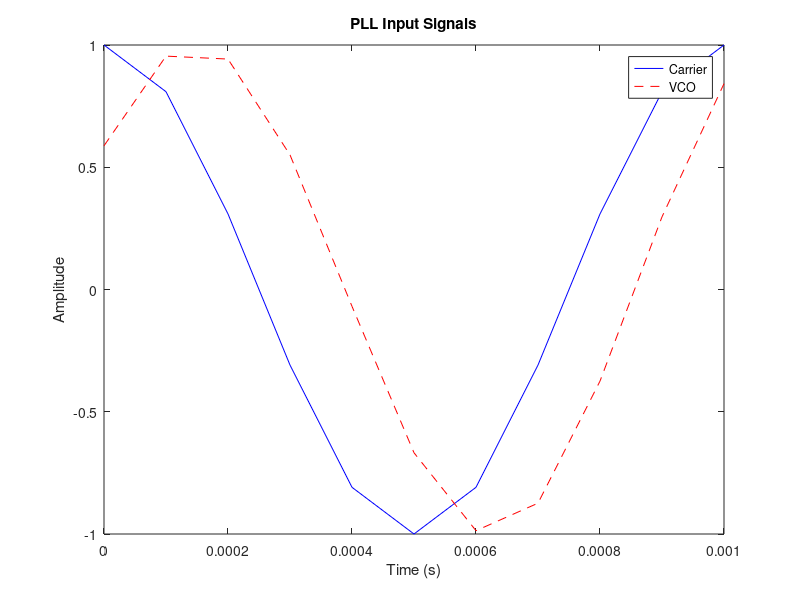
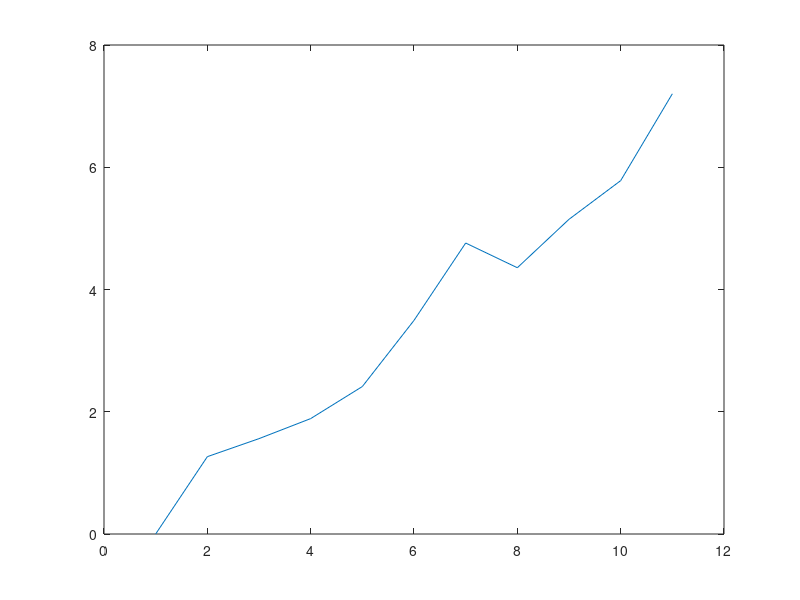
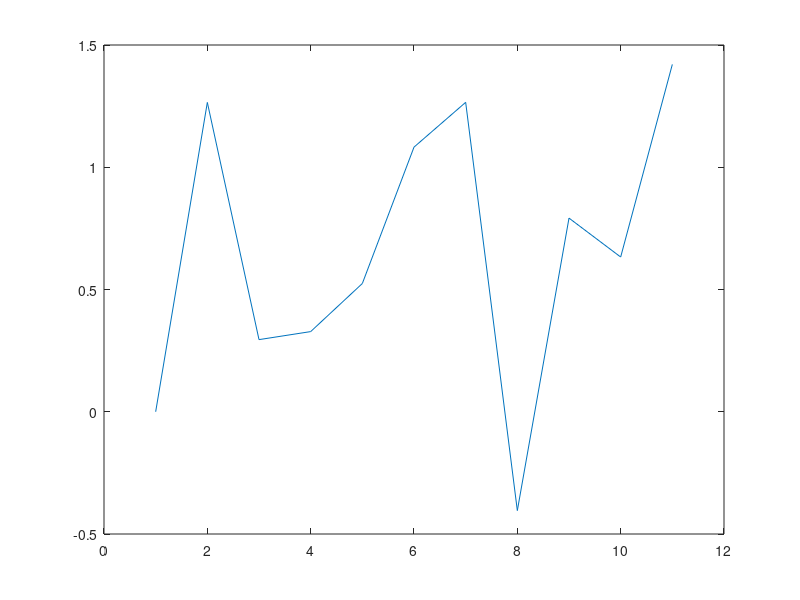

These figures' MATLAB source, in order:
%%
close all; clear all; clc;
%%

%% Second-Order Phase-Locked Loop (PLL) Example

% Define constants
Fs = 10000;         % Sampling frequency
Fc = 1e3;           % Carrier frequency
Fr = 1e3+90;        % Reference frequency
N = 2;              % Order of the loop filter
BW = 2e3;           % Loop filter bandwidth
T = 1/Fs;           % Sampling period
t = 0: T :1/Fc;     % Time vector
L = length(t);      % Length of the time vector

% Generate carrier and reference signals
carrier = cos(2*pi*Fc*t);
reference = 2*sin(2*pi*Fr*t);

% Initialize PLL variables
theta = 0;         % Initial phase estimate
phi = 0;           % Initial frequency estimate
integ = 0;         % Integrator output
deriv = 0;         % Differentiator output
VCO = zeros(1,L);
Phi = zeros(1,L);
error = zeros(1,L);

% Loop filter coefficients
% a1 = 2*pi*BW*T;
% a2 = (2*pi*BW*T)^2;
a1 = 0.01;      % alph
a2 = 0.001;    % beta

% Phase-locked loop
for n = 1:L
    now_t = n*T;
    % Phase detector
    error(n) = reference(n)*cos(theta) - carrier(n)*sin(theta);
    
    % Loop filter
    integ = integ + error(n);
    deriv = error(n) - phi;
    if N == 1
        filter_out = integ;
    else
        filter_out = a1*integ - a2*deriv;
    end
    
    % Voltage-controlled oscillator (VCO)
    phi = phi + filter_out;
    
    % Phase accumulator
    theta = theta + phi*T + error(n);
    
    % Output
    output(n) = theta;
    
   % VCO
   Phi(n) = phi;
   VCO(n) = sin(2*pi*Fc*now_t+phi);
end


% Plot results
figure (1);
plot(t, carrier, 'b-', t, VCO, 'r--');
xlabel('Time (s)');
ylabel('Amplitude');
legend('Carrier', 'VCO');
title('PLL Input Signals');

figure (2);
plot(output);

figure (3);
plot(error);
